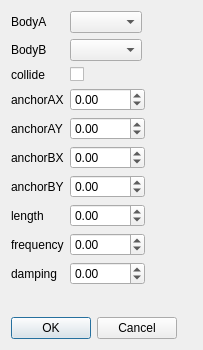
<?xml version="1.0" encoding="UTF-8"?>
<ui version="4.0">
 <class>FormJointDistance</class>
 <widget class="QWidget" name="FormJointDistance">
  <property name="geometry">
   <rect>
    <x>0</x>
    <y>0</y>
    <width>203</width>
    <height>350</height>
   </rect>
  </property>
  <property name="windowTitle">
   <string>Distance Joint</string>
  </property>
  <layout class="QVBoxLayout" name="verticalLayout">
   <item>
    <layout class="QFormLayout" name="formLayout">
     <item row="0" column="0">
      <widget class="QLabel" name="label">
       <property name="text">
        <string>BodyA</string>
       </property>
      </widget>
     </item>
     <item row="0" column="1">
      <widget class="QComboBox" name="bodyA">
       <property name="sizePolicy">
        <sizepolicy hsizetype="Maximum" vsizetype="Fixed">
         <horstretch>0</horstretch>
         <verstretch>0</verstretch>
        </sizepolicy>
       </property>
      </widget>
     </item>
     <item row="1" column="0">
      <widget class="QLabel" name="label_2">
       <property name="text">
        <string>BodyB</string>
       </property>
      </widget>
     </item>
     <item row="1" column="1">
      <widget class="QComboBox" name="bodyB">
       <property name="sizePolicy">
        <sizepolicy hsizetype="Maximum" vsizetype="Fixed">
         <horstretch>0</horstretch>
         <verstretch>0</verstretch>
        </sizepolicy>
       </property>
      </widget>
     </item>
     <item row="2" column="0">
      <widget class="QLabel" name="label_3">
       <property name="text">
        <string>collide</string>
       </property>
      </widget>
     </item>
     <item row="2" column="1">
      <widget class="QCheckBox" name="isCollide">
       <property name="text">
        <string/>
       </property>
      </widget>
     </item>
     <item row="3" column="0">
      <widget class="QLabel" name="label_4">
       <property name="text">
        <string>anchorAX</string>
       </property>
      </widget>
     </item>
     <item row="4" column="0">
      <widget class="QLabel" name="label_5">
       <property name="text">
        <string>anchorAY</string>
       </property>
      </widget>
     </item>
     <item row="5" column="0">
      <widget class="QLabel" name="label_6">
       <property name="text">
        <string>anchorBX</string>
       </property>
      </widget>
     </item>
     <item row="6" column="0">
      <widget class="QLabel" name="label_7">
       <property name="text">
        <string>anchorBY</string>
       </property>
      </widget>
     </item>
     <item row="7" column="0">
      <widget class="QLabel" name="label_8">
       <property name="text">
        <string>length</string>
       </property>
      </widget>
     </item>
     <item row="8" column="0">
      <widget class="QLabel" name="label_9">
       <property name="text">
        <string>frequency</string>
       </property>
      </widget>
     </item>
     <item row="9" column="0">
      <widget class="QLabel" name="label_10">
       <property name="text">
        <string>damping</string>
       </property>
      </widget>
     </item>
     <item row="3" column="1">
      <widget class="QDoubleSpinBox" name="anchorAX">
       <property name="sizePolicy">
        <sizepolicy hsizetype="Maximum" vsizetype="Fixed">
         <horstretch>0</horstretch>
         <verstretch>0</verstretch>
        </sizepolicy>
       </property>
       <property name="minimum">
        <double>-1000.000000000000000</double>
       </property>
       <property name="maximum">
        <double>1000.000000000000000</double>
       </property>
      </widget>
     </item>
     <item row="4" column="1">
      <widget class="QDoubleSpinBox" name="anchorAY">
       <property name="sizePolicy">
        <sizepolicy hsizetype="Maximum" vsizetype="Fixed">
         <horstretch>0</horstretch>
         <verstretch>0</verstretch>
        </sizepolicy>
       </property>
       <property name="minimum">
        <double>-1000.000000000000000</double>
       </property>
       <property name="maximum">
        <double>1000.000000000000000</double>
       </property>
       <property name="singleStep">
        <double>0.100000000000000</double>
       </property>
      </widget>
     </item>
     <item row="5" column="1">
      <widget class="QDoubleSpinBox" name="anchorBX">
       <property name="sizePolicy">
        <sizepolicy hsizetype="Maximum" vsizetype="Fixed">
         <horstretch>0</horstretch>
         <verstretch>0</verstretch>
        </sizepolicy>
       </property>
       <property name="minimum">
        <double>-1000.000000000000000</double>
       </property>
       <property name="maximum">
        <double>1000.000000000000000</double>
       </property>
       <property name="singleStep">
        <double>0.100000000000000</double>
       </property>
      </widget>
     </item>
     <item row="6" column="1">
      <widget class="QDoubleSpinBox" name="anchorBY">
       <property name="sizePolicy">
        <sizepolicy hsizetype="Maximum" vsizetype="Fixed">
         <horstretch>0</horstretch>
         <verstretch>0</verstretch>
        </sizepolicy>
       </property>
       <property name="minimum">
        <double>-1000.000000000000000</double>
       </property>
       <property name="maximum">
        <double>1000.000000000000000</double>
       </property>
       <property name="singleStep">
        <double>0.100000000000000</double>
       </property>
      </widget>
     </item>
     <item row="7" column="1">
      <widget class="QDoubleSpinBox" name="length">
       <property name="sizePolicy">
        <sizepolicy hsizetype="Maximum" vsizetype="Fixed">
         <horstretch>0</horstretch>
         <verstretch>0</verstretch>
        </sizepolicy>
       </property>
       <property name="minimum">
        <double>-1000.000000000000000</double>
       </property>
       <property name="maximum">
        <double>1000.000000000000000</double>
       </property>
       <property name="singleStep">
        <double>0.100000000000000</double>
       </property>
      </widget>
     </item>
     <item row="8" column="1">
      <widget class="QDoubleSpinBox" name="frequency">
       <property name="sizePolicy">
        <sizepolicy hsizetype="Maximum" vsizetype="Fixed">
         <horstretch>0</horstretch>
         <verstretch>0</verstretch>
        </sizepolicy>
       </property>
       <property name="minimum">
        <double>-1000.000000000000000</double>
       </property>
       <property name="maximum">
        <double>1000.000000000000000</double>
       </property>
       <property name="singleStep">
        <double>0.100000000000000</double>
       </property>
      </widget>
     </item>
     <item row="9" column="1">
      <widget class="QDoubleSpinBox" name="damping">
       <property name="sizePolicy">
        <sizepolicy hsizetype="Maximum" vsizetype="Fixed">
         <horstretch>0</horstretch>
         <verstretch>0</verstretch>
        </sizepolicy>
       </property>
       <property name="minimum">
        <double>-1000.000000000000000</double>
       </property>
       <property name="maximum">
        <double>1000.000000000000000</double>
       </property>
       <property name="singleStep">
        <double>0.100000000000000</double>
       </property>
      </widget>
     </item>
    </layout>
   </item>
   <item>
    <widget class="QDialogButtonBox" name="buttonBox">
     <property name="sizePolicy">
      <sizepolicy hsizetype="Maximum" vsizetype="Fixed">
       <horstretch>0</horstretch>
       <verstretch>0</verstretch>
      </sizepolicy>
     </property>
     <property name="standardButtons">
      <set>QDialogButtonBox::Cancel|QDialogButtonBox::Ok</set>
     </property>
    </widget>
   </item>
  </layout>
 </widget>
 <resources/>
 <connections/>
</ui>
